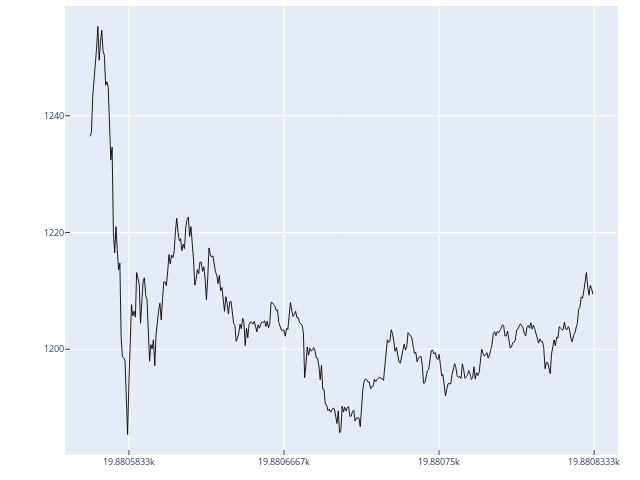
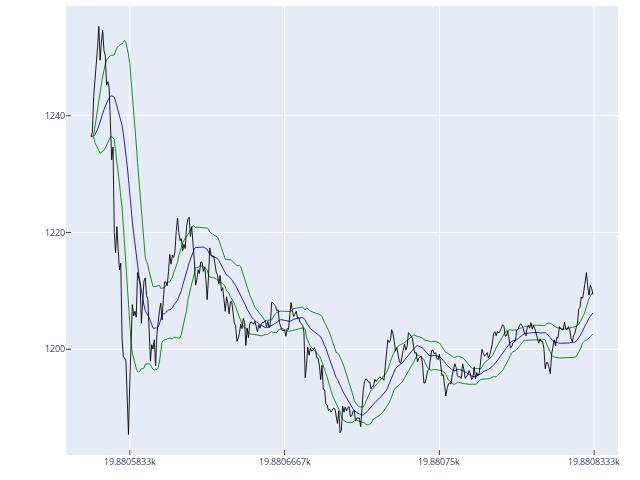

Here is the notebook cell these charts were saved with, in order:
### Markdown cell above
# Exploratory Data Analysis

### Code cell
stonks = create_stock_data_from_input()
p = ggplot(stonks.data_frame, aes(x=stonks.data_frame.index, y='Close')) +\
    geom_line() +\
    scale_x_date(date_labels =  '%m-%d %H:%M') +\
    theme_dark()
p1 = ggplotly(p.draw())
p1.show()

add_lags_from_input(stonks)

display_days = int(0.8 * stonks.lag_length)
SMA_string = 'SMA_' + str(display_days)
lower_boll_str = 'lower_boll_' + str(display_days)
upper_boll_str = 'upper_boll_' + str(display_days)


add_simple_moving_average(stonks, display_days)
add_upper_bollinger(stonks, display_days)
add_lower_bollinger(stonks, display_days)


p = ggplot(stonks.data_frame, aes(x=stonks.data_frame.index)) + \
    geom_line( aes(y=SMA_string), color="blue") + \
    geom_line( aes(y=upper_boll_str), color='green') + \
    geom_line( aes(y=lower_boll_str), color='green') + \
    geom_line( aes(y='Close'), color="black") + \
    scale_x_date(date_labels =  '%m-%d %H:%M') 
p2 = ggplotly(p.draw())
p2.
p2.show()

### Figure 1 — Plotly figure (JSON) as saved in the notebook; plotly's stock layout.template omitted (floating-point values rounded to 4 significant figures; data arrays with more than 128 entries replaced by an {"elided": "..."} marker saying what was removed)
{"data": [{"line": {"color": "rgba (0, 0, 0, 1)", "dash": "solid", "width": 0.8862}, "mode": "lines", "name": "", "type": "scatter", "x": {"elided": "390 float values"}, "xaxis": "x", "y": {"elided": "390 float values"}, "yaxis": "y"}], "layout": {"autosize": false, "height": 480, "hovermode": "closest", "margin": {"b": 25, "l": 65, "pad": 0, "r": 22, "t": 6}, "showlegend": false, "width": 640, "xaxis": {"anchor": "y", "domain": [0, 1], "dtick": 0.08333, "mirror": false, "range": [19880.0, 19880.0], "showgrid": true, "showline": false, "side": "bottom", "tick0": 19880.0, "tickfont": {"size": 8.8}, "ticks": "inside", "type": "linear", "zeroline": false}, "yaxis": {"anchor": "x", "domain": [0, 1], "dtick": 20, "mirror": false, "range": [1182.0, 1259.0], "showgrid": true, "showline": false, "side": "left", "tick0": 1200, "tickfont": {"size": 8.8}, "ticks": "inside", "type": "linear", "zeroline": false}}}

### Figure 2 — Plotly figure (JSON) as saved in the notebook; plotly's stock layout.template omitted (floating-point values rounded to 4 significant figures; data arrays with more than 128 entries replaced by an {"elided": "..."} marker saying what was removed)
{"data": [{"line": {"color": "rgba (0, 0, 255, 1)", "dash": "solid", "width": 0.8862}, "mode": "lines", "name": "", "type": "scatter", "x": {"elided": "390 float values"}, "xaxis": "x", "y": {"elided": "390 float values"}, "yaxis": "y"}, {"line": {"color": "rgba (0, 128, 0, 1)", "dash": "solid", "width": 0.8862}, "mode": "lines", "name": "", "type": "scatter", "x": {"elided": "390 float values"}, "xaxis": "x", "y": {"elided": "390 float values"}, "yaxis": "y"}, {"line": {"color": "rgba (0, 128, 0, 1)", "dash": "solid", "width": 0.8862}, "mode": "lines", "name": "", "type": "scatter", "x": {"elided": "390 float values"}, "xaxis": "x", "y": {"elided": "390 float values"}, "yaxis": "y"}, {"line": {"color": "rgba (0, 0, 0, 1)", "dash": "solid", "width": 0.8862}, "mode": "lines", "name": "", "type": "scatter", "x": {"elided": "390 float values"}, "xaxis": "x", "y": {"elided": "390 float values"}, "yaxis": "y"}], "layout": {"autosize": false, "height": 480, "hovermode": "closest", "margin": {"b": 25, "l": 66, "pad": 0, "r": 22, "t": 6}, "showlegend": false, "width": 640, "xaxis": {"anchor": "y", "domain": [0, 1], "dtick": 0.08333, "mirror": false, "range": [19880.0, 19880.0], "showgrid": true, "showline": false, "side": "bottom", "tick0": 19880.0, "tickfont": {"size": 8.8}, "ticks": "inside", "type": "linear", "zeroline": false}, "yaxis": {"anchor": "x", "domain": [0, 1], "dtick": 20, "mirror": false, "range": [1182.0, 1259.0], "showgrid": true, "showline": false, "side": "left", "tick0": 1200, "tickfont": {"size": 8.8}, "ticks": "inside", "type": "linear", "zeroline": false}}}
